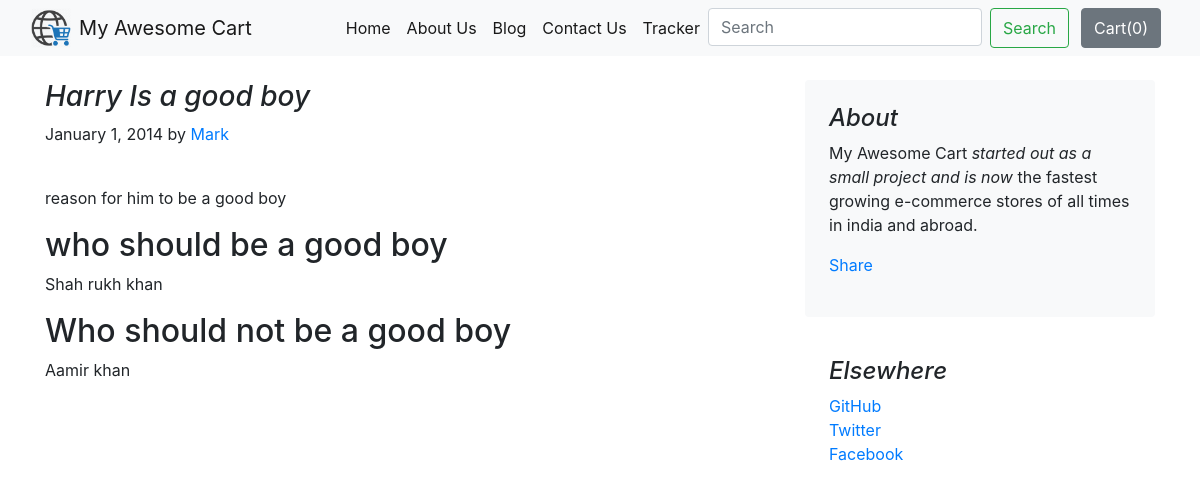
The page /blog/blogpost/1 on the database its author committed.
### blog/models.py (models this page shows)
class Blogpost(models.Model):
    post_id = models.AutoField(primary_key=True)
    title = models.CharField(max_length=50)
    head0 = models.CharField(max_length=500, default="")
    chead0 = models.CharField(max_length=5000, default="")
    head1 = models.CharField(max_length=500, default="")
    chead1 = models.CharField(max_length=5000, default="")
    head2 = models.CharField(max_length=500, default="")
    chead2 = models.CharField(max_length=5000, default="")
    pub_date = models.DateField()
    thumbnail = models.ImageField(upload_to='shop/images', default="")
    def __str__(self):
        return self.title

### blog/views.py (the view)
# urls.py: path("blogpost/<int:id>", views.blogpost, name="blogHome")
def blogpost(request, id):
    post = Blogpost.objects.filter(post_id = id)[0]
    print(post)
    return render(request, 'blog/blogpost.html',
                  {'post':post})

### blog/templates/blog/blogpost.html (shortened to what this page needs)
{% extends 'blog/basic.html' %}
{% block body %}
<div class="container">
    <div class="row mt-4">
        <div class="col-md-8 blog-main">
            <h3 class="font-italic">
                {{post.title}}
            </h3>
            <div class="blog-post">
                <p class="blog-post-meta">January 1, 2014 by <a href="#">Mark</a></p>
                <div class="fb-like" data-href="http://127.0.0.1:8000/blog/blogpost/{{post.post_id}}" data-layout="standard" data-action="like" data-size="large" data-show-faces="false" data-share="true"></div><br>
                <p>{{post.chead0}}</p>
                <h2>{{post.head1}}</h2>
                <p>{{post.chead1}}</p>
                <h2>{{post.head2}}</h2>
                <p>{{post.chead2}}</p>
            </div>
        </div>
        <aside class="col-md-4 blog-sidebar">
            <div class="p-4 mb-3 bg-light rounded">
                <h4 class="font-italic">About</h4>
                <p class="mb-0">My Awesome Cart <em>started out as a small project and is now</em> the fastest growing e-commerce stores of all times in india and abroad.</p>
                <div class="my-3 fb-share-button" data-href="http://127.0.0.1:8000/blog/blogpost/{{post.post_id}}" data-layout="button_count" data-size="large"><a target="_blank" href="https://www.facebook.com/sharer/sharer.php?u=http%3A%2F%2F127.0.0.1%3A8000%2Fblog%2Fblogpost%2F4&amp;src=sdkpreparse" class="fb-xfbml-parse-ignore">Share</a></div>
            </div>
            <div class="p-4">
                <h4 class="font-italic">Elsewhere</h4>
                <ol class="list-unstyled">
                    <li><a href="#">GitHub</a></li>
                    <li><a href="#">Twitter</a></li>
                    <li><a href="#">Facebook</a></li>
                </ol>
            </div>
        </aside>
    </div>
</div>
{% endblock %}

### rows shown on the page
Blogpost: title "Harry Is a good boy", chead0 "reason for him to be a good boy", head1 "who should be a good boy", chead1 "Shah rukh khan", head2 "Who should not be a good boy", chead2 "Aamir khan"
